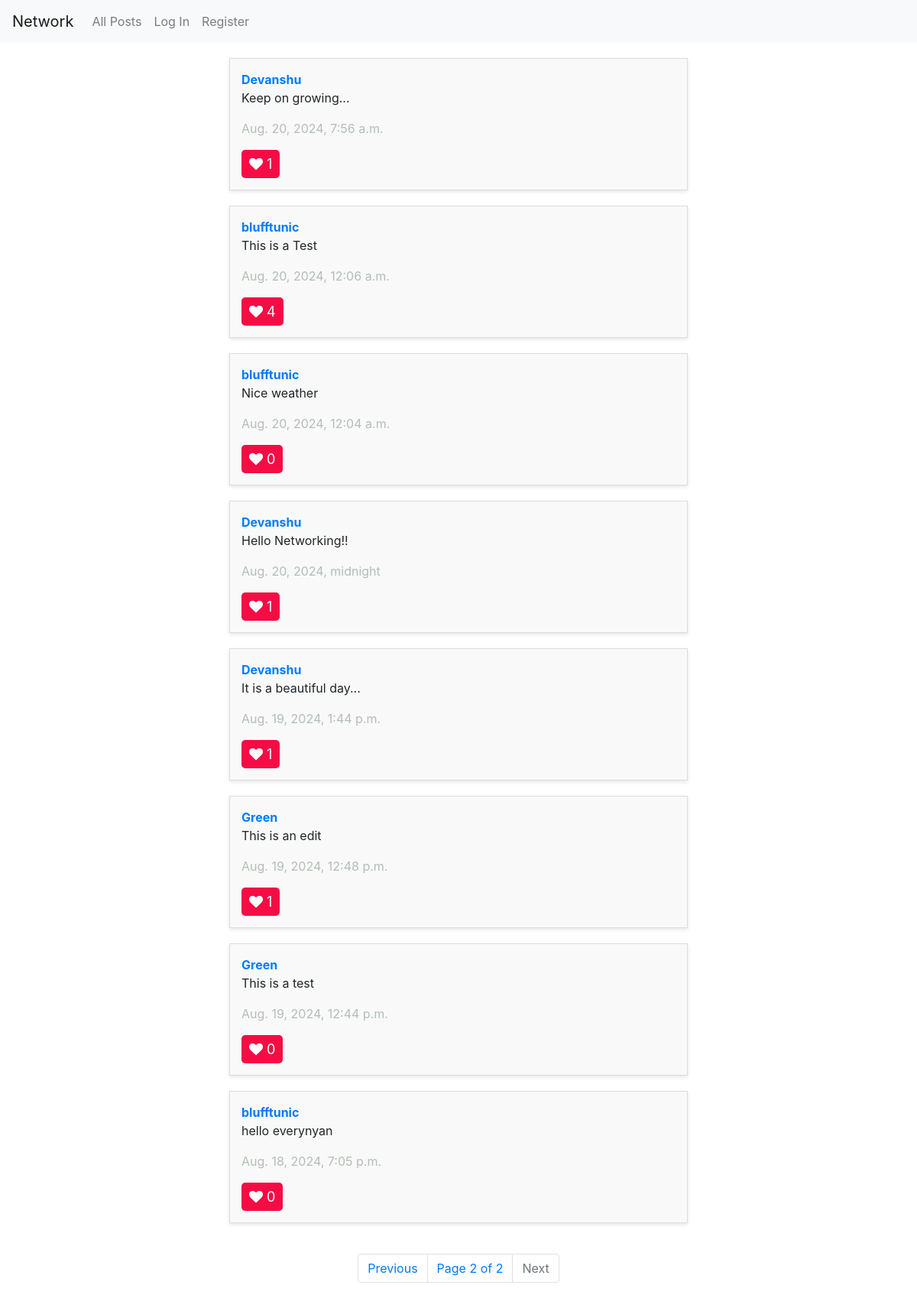
Screenshot of /?page=2 with the database file from the repository.
### network/models.py (models this page shows, shortened)
class Post(models.Model):
    user = models.ForeignKey(User, on_delete=models.CASCADE, related_name="userpost")
    text = models.TextField()
    likes = models.IntegerField(blank=True, null=True, default =0)
    timestamp = models.DateTimeField(auto_now_add=True)

class User(AbstractUser):
    followers = models.IntegerField(blank=True, null=True, default=0)
    following = models.IntegerField(blank=True, null=True, default=0)

### network/views.py (the view)
# urls.py: path("", views.index, name="index"),
def index(request):
    posts = Post.objects.all().order_by('-id')
    p = Paginator(posts, 10)
    page_number = request.GET.get('page')
    page_obj = p.get_page(page_number)
    try:
        page_obj = p.get_page(page_number)
    except PageNotAnInteger:
        page_obj = p.page(1)
    except EmptyPage:
        page_obj = p.page(p.num_pages)
    if isinstance(request.user, AnonymousUser):
        liked_post_ids = set()
    else:
        liked_posts = Like.objects.filter(user=request.user, like=True).values_list('post_id', flat=True)
        liked_post_ids = set(liked_posts)
    return render(request, "network/index.html", {
        "posts":page_obj,
        "page_obj":page_obj,
        "liked_post_ids":liked_post_ids
    })

### network/templates/network/index.html (shortened to what this page needs)
{% extends "network/layout.html" %}
{% load static %}
{% block body %}
    <div id="posts">
        {% for post in page_obj %}
            <div id="post">
                <a href="{% url 'profile_page' user_id=post.user.id %}" id="user"><strong>{{ post.user }}</strong></a>
                <br>
                <div class="editButton-{{ post.id }}" id="edit-text">
                    <p id = "postBody-{{ post.id }}">{{ post.text }}</p>
                </div>
                <p id="timestamp">{{ post.timestamp }}</p>
                <button id="like" data-post-id="{{ post.id }}" class="like-button {% if post.id in liked_post_ids %}liked{% endif %}">
                        <i class="fa fa-heart" style="font-size:18px" ></i>
                     <span class="count" id="like-count-{{ post.id }}">{{ post.likes }}</span>
                     </button>
            </div>
        {% endfor %}
    </div>
    <nav class="Page-navigation">
        <ul class="pagination">
            {% if page_obj.has_previous %}
                <li class="page-item">
                    <a class="page-link" href="?page={{ page_obj.previous_page_number }}" tabindex="-1">Previous</a>
                </li>
            {% else %}
                <li class="page-item disabled">
                    <a class="page-link" tabindex="-1" aria-disabled="true">Previous</a>
                </li>
            {% endif %}
            <li class="page-link">Page {{ page_obj.number }} of {{ page_obj.paginator.num_pages }}</li>
            {% if page_obj.has_next %}
                <li class="page-item">
                    <a class="page-link" href="?page={{ page_obj.next_page_number }}">Next</a>
                </li>
            {% else %}
                <li class="page-item disabled">
                    <a class="page-link" aria-disabled="true">Next</a>
                </li>
            {% endif %}
        </ul>
    </nav>
{% endblock %}

### network/static/network/styles.css (style rules this page uses)
body { background-image: url("https://images.pexels.com/photos/19670/pexels-photo.jpg?auto=compress&cs=tinysrgb&w=1260&h=750&dpr=2"); background-repeat: no-repeat; background-size: cover; background-position: center; }
#posts { display: flex; flex-direction: column; align-items: center; margin: 20px auto; width: 50%; }
#post { background-color: #f9f9f9; border: 1px solid #ddd; padding: 15px; margin-bottom: 20px; width: 100%; box-shadow: 0px 2px 5px rgba(0, 0, 0, 0.1); transition: transform 0.2s ease; }
#user { color: #007bff; text-decoration: none; }
#timestamp { color:#B2BEB5; }
.Page-navigation { display: flex; flex-direction: column; align-items: center; }
.like-button { border: none; padding-left:10px; padding-right:10px; padding-top:5px; padding-bottom:5px; background-color:#F60C44; color:white; font-size:18px; border-radius:5px; }
#edit-text { display: block; }

### rows the page displays
Post: user "Devanshu", text "Keep on growing...", timestamp "Aug. 20, 2024, 7:56 a.m.", likes "1"
Post: user "blufftunic", text "This is a Test", timestamp "Aug. 20, 2024, 12:06 a.m.", likes "4"
Post: user "blufftunic", text "Nice weather", timestamp "Aug. 20, 2024, 12:04 a.m.", likes "0"
Post: user "Devanshu", text "Hello Networking!!", timestamp "Aug. 20, 2024, midnight", likes "1"
Post: user "Devanshu", text "It is a beautiful day...", timestamp "Aug. 19, 2024, 1:44 p.m.", likes "1"
Post: user "Green", text "This is an edit", timestamp "Aug. 19, 2024, 12:48 p.m.", likes "1"
Post: user "Green", text "This is a test", timestamp "Aug. 19, 2024, 12:44 p.m.", likes "0"
Post: user "blufftunic", text "hello everynyan", timestamp "Aug. 18, 2024, 7:05 p.m.", likes "0"

### other values shown
{{ page_obj.number }} "2"
{{ page_obj.paginator.num_pages }} "2"
